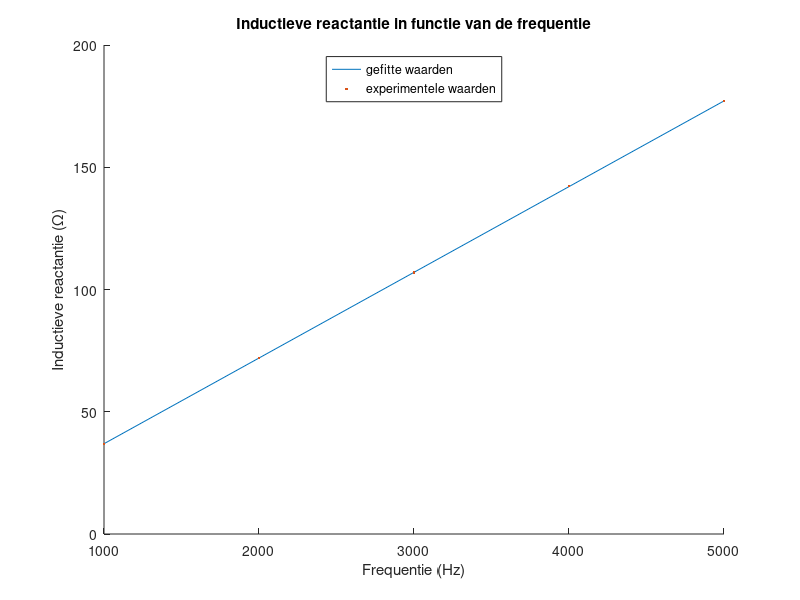
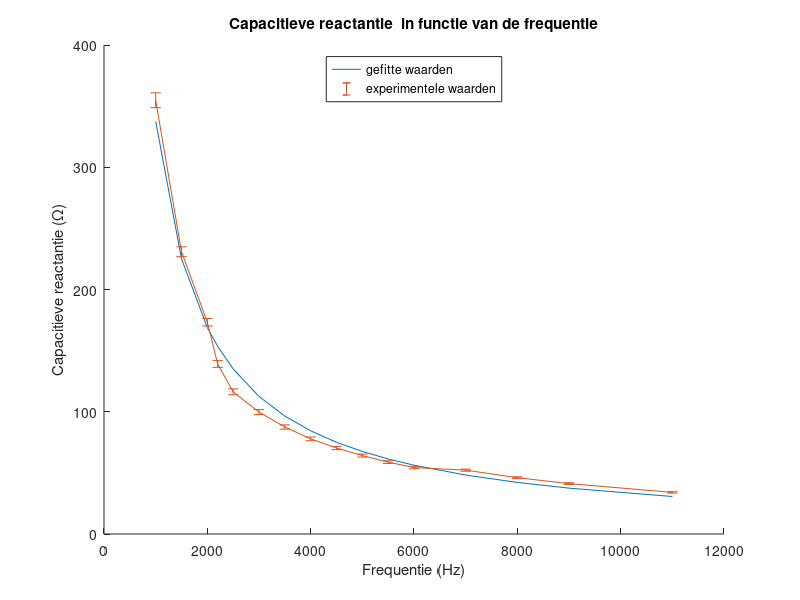

The MATLAB script that drew these images, in order:
clc
clear all
freq_proef1S = [ 1 2 3 4 5]*10^3;% Hz
V_proef1S = [0.8862 1.337 1.530 1.620 1.668]; %V
I_proef1S = [24.0 18.57 14.31 11.39 9.42]*10^-3; %A

V_proef1S_0= V_proef1S*sqrt(2);
I_proef1S_0= I_proef1S*sqrt(2);

X_l_proef1S= V_proef1S_0./I_proef1S_0;
modelfun= @(a,x)a(1)*x+a(2);
beta0= [1 0];
[omega,R,J,covB,MSE]= nlinfit(freq_proef1S,X_l_proef1S,modelfun,beta0);
omega;
grr1=sqrt(diag(covB));
Onzekerheid_omega1=grr1(1);
Onzekerheid_omega2=grr1(2);
L_proef1S_onzekerheid= sqrt(Onzekerheid_omega1^2*(1/(2*pi))^2)
L_proef1S= omega(1)/(2*pi)

hold on
plot(freq_proef1S,omega(1)*freq_proef1S+omega(2))
plot(freq_proef1S,X_l_proef1S,'.')

legend('gefitte waarden','experimentele waarden','Location','north')
title('Inductieve reactantie in functie van de frequentie')
ylabel('Inductieve reactantie (\Omega)')
xlabel('Frequentie (Hz)')
hold off


freq_proef1C = [1.0 1.5 2.0 2.2 2.5 3.0 3.5 4.0 4.5 5.0 5.5 6.0 7.0 8.0 9.0 11.0]*10^3;
V_proef1C    = [1.774 1.711 1.668 1.619 1.563 1.504 1.444 1.382 1.327 1.270 1.214 1.162 1.113 1.022 0.9483 0.8170];
I_proef1C    = [5.00 7.41 9.63 11.64 13.44 15.08 16.50 17.76 18.86 19.80 20.64 21.38 21.30 22.2 23.0 24.0]*10^-3; %A

V_proef1C_0= V_proef1C*sqrt(2);
I_proef1C_0= I_proef1C*sqrt(2);

X_C_proef1C= V_proef1C_0./I_proef1C_0;

modelfun2= @(a,x)(a(1)./x);
beta02=1;
[omega2,R2,J2,covB2,MSE2]= nlinfit(freq_proef1C,X_C_proef1C,modelfun2,beta0);
omega2;

Onzekerheid_omega2=sqrt(diag(covB2))
Onzekerheid_C= sqrt(Onzekerheid_omega2(1,1)^2*(1/((2*pi)*omega2(1)^2))^2)
Onzekerheid_X_C= sqrt(Onzekerheid_omega2(1,1)^2*(1./freq_proef1C).^2);

C= 1/(2*pi*omega2(1))

figure
hold on
plot(freq_proef1C,omega2(1)./freq_proef1C)
errorbar(freq_proef1C,X_C_proef1C,Onzekerheid_X_C)
legend('gefitte waarden','experimentele waarden','Location','north')
title('Capacitieve reactantie  in functie van de frequentie')
ylabel('Capacitieve reactantie (\Omega)')
xlabel('Frequentie (Hz)')
hold off


